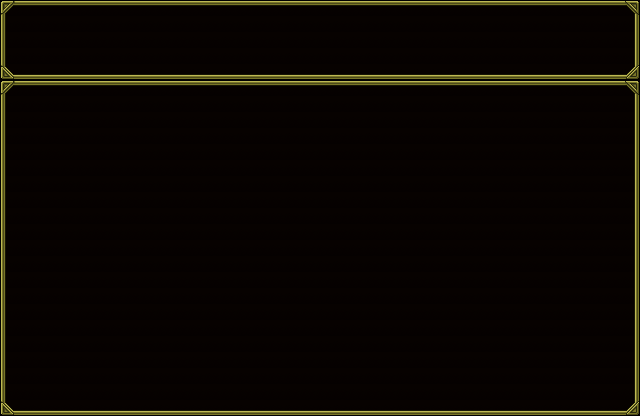

This game map was drawn from its Tiled (.tmx) file and the tilesets committed beside it. A one-line description and the trimmed map source follow:
An orthogonal 40x26 tile map with 16x16 px tiles, 2 tile layers (behind, front).

<map version="1.0" orientation="orthogonal" width="40" height="26" tilewidth="16" tileheight="16">
 <tileset firstgid="1" name="Window_a_00" tilewidth="16" tileheight="16">
  <image source="Window_a_00.png" width="128" height="128" />
 </tileset>
 <layer name="behind" width="40" height="26" opacity="0.51">
  <data>[1040 cells, 1040 non-empty, 1 distinct tile ids]</data>
 </layer>
 <layer name="front" width="40" height="26">
  <data>[1040 cells, 204 non-empty, 11 distinct tile ids]</data>
 </layer>
</map>
